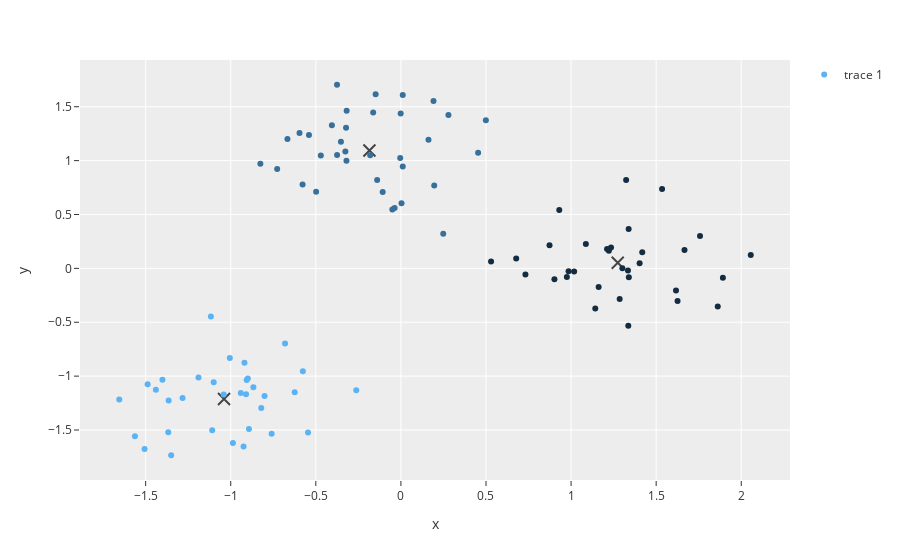

Source (notebook cell):
### Code cell
fig = px.scatter(x=kmeans.centroids[:, 0], y=kmeans.centroids[:, 1])
fig.update_traces(mode='markers', marker_size=12, marker_color='black', marker_symbol='x-thin', marker_line_width=2)
fig.add_scatter(x=x_train_scaled[:, 0], y=x_train_scaled[:, 1], marker_color=kmeans.labels, mode='markers')
fig.show()
